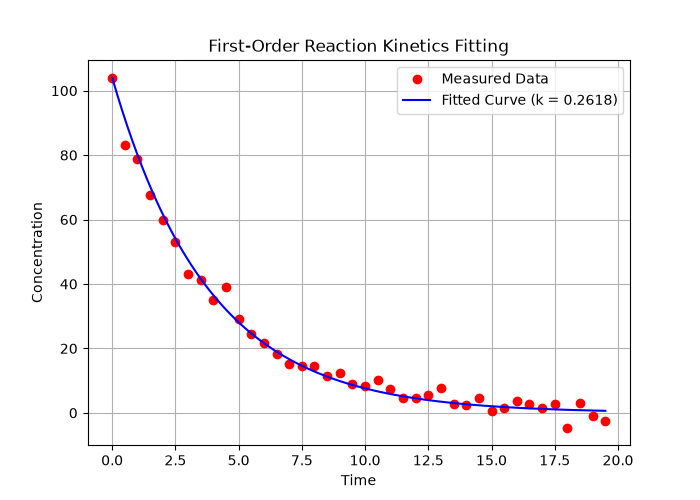

Write Python code to recreate this figure.
import numpy as np
import pandas as pd
import matplotlib.pyplot as plt
from scipy.optimize import minimize

# Read dataset
df = pd.read_csv("kinetics.csv")
t = df["time"].values
C_measured = df["concentration"].values
C0 = C_measured[0]

# Error function to minimize
def total_error(k):
    k_val = k[0] if isinstance(k, (list, np.ndarray)) else k
    C_model = C0 * np.exp(-k_val * t)
    return np.sum((C_measured - C_model)**2)

# Minimize using SLSQP
res = minimize(total_error, x0=[0.5], method="SLSQP", bounds=[(0, 5)])
fitted_k = res.x[0]

print(f"Fitted rate constant k = {fitted_k:.4f}")

# Plotting curve
t_dense = np.linspace(t.min(), t.max(), 200)
C_fit = C0 * np.exp(-fitted_k * t_dense)

plt.figure(figsize=(7, 5))
plt.plot(t, C_measured, 'ro', label='Measured Data')
plt.plot(t_dense, C_fit, 'b-', label=f'Fitted Curve (k = {fitted_k:.4f})')
plt.xlabel('Time')
plt.ylabel('Concentration')
plt.title('First-Order Reaction Kinetics Fitting')
plt.legend()
plt.grid(True)
plt.savefig("kinetics.png")
plt.close()
print("SUCCESS: kinetics.png created!")
